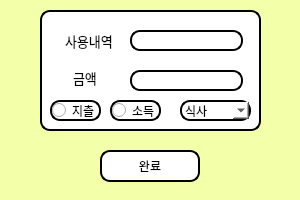
<?xml version="1.0" encoding="UTF-8"?>
<ui version="4.0">
 <class>Form</class>
 <widget class="QWidget" name="Form">
  <property name="geometry">
   <rect>
    <x>0</x>
    <y>0</y>
    <width>300</width>
    <height>200</height>
   </rect>
  </property>
  <property name="windowTitle">
   <string>Form</string>
  </property>
  <property name="styleSheet">
   <string notr="true">background-color:rgb(244, 255, 169);
font: 700 13pt &quot;Nanum Gothic&quot;; color:rgb(0, 0, 0);</string>
  </property>
  <widget class="QGroupBox" name="groupBox">
   <property name="geometry">
    <rect>
     <x>40</x>
     <y>10</y>
     <width>221</width>
     <height>121</height>
    </rect>
   </property>
   <property name="styleSheet">
    <string notr="true">background-color:rgb(255, 255, 255);
border: 2px solid rgb(0, 0, 0);
border-radius: 10px
</string>
   </property>
   <property name="title">
    <string/>
   </property>
   <widget class="QLineEdit" name="usingname">
    <property name="geometry">
     <rect>
      <x>90</x>
      <y>20</y>
      <width>113</width>
      <height>21</height>
     </rect>
    </property>
   </widget>
   <widget class="QRadioButton" name="expend">
    <property name="geometry">
     <rect>
      <x>10</x>
      <y>90</y>
      <width>51</width>
      <height>21</height>
     </rect>
    </property>
    <property name="text">
     <string>지츨</string>
    </property>
   </widget>
   <widget class="QRadioButton" name="earn">
    <property name="geometry">
     <rect>
      <x>70</x>
      <y>90</y>
      <width>51</width>
      <height>21</height>
     </rect>
    </property>
    <property name="text">
     <string>소득</string>
    </property>
   </widget>
   <widget class="QLabel" name="label">
    <property name="geometry">
     <rect>
      <x>20</x>
      <y>20</y>
      <width>61</width>
      <height>21</height>
     </rect>
    </property>
    <property name="styleSheet">
     <string notr="true">background-color:rgb(255, 255, 255);
border: 2px solid white;
border-radius: 10px; 
selection-background-color: darkgray; 
font-size: 13px;
</string>
    </property>
    <property name="text">
     <string>사용내역</string>
    </property>
   </widget>
   <widget class="QLabel" name="label_2">
    <property name="geometry">
     <rect>
      <x>20</x>
      <y>57</y>
      <width>58</width>
      <height>21</height>
     </rect>
    </property>
    <property name="styleSheet">
     <string notr="true">background-color:rgb(255, 255, 255);
border: 2px solid white;
border-radius: 10px; 
padding: 0 8px; 
selection-background-color: darkgray; 
font-size: 13px;

</string>
    </property>
    <property name="text">
     <string>금액</string>
    </property>
   </widget>
   <widget class="QLineEdit" name="amount">
    <property name="geometry">
     <rect>
      <x>90</x>
      <y>60</y>
      <width>113</width>
      <height>21</height>
     </rect>
    </property>
   </widget>
   <widget class="QComboBox" name="ca">
    <property name="geometry">
     <rect>
      <x>140</x>
      <y>90</y>
      <width>71</width>
      <height>21</height>
     </rect>
    </property>
    <item>
     <property name="text">
      <string>식사</string>
     </property>
    </item>
    <item>
     <property name="text">
      <string>교통</string>
     </property>
    </item>
    <item>
     <property name="text">
      <string>마트/편의점</string>
     </property>
    </item>
    <item>
     <property name="text">
      <string>건강</string>
     </property>
    </item>
    <item>
     <property name="text">
      <string>교육</string>
     </property>
    </item>
    <item>
     <property name="text">
      <string>주거/통신</string>
     </property>
    </item>
    <item>
     <property name="text">
      <string>기타</string>
     </property>
    </item>
   </widget>
  </widget>
  <widget class="QPushButton" name="okay">
   <property name="geometry">
    <rect>
     <x>100</x>
     <y>150</y>
     <width>100</width>
     <height>32</height>
    </rect>
   </property>
   <property name="styleSheet">
    <string notr="true">background-color:rgb(255, 255, 255);
border: 2px solid rgb(0, 0, 0);
border-radius: 10px
</string>
   </property>
   <property name="text">
    <string>완료</string>
   </property>
  </widget>
 </widget>
 <resources/>
 <connections/>
</ui>
